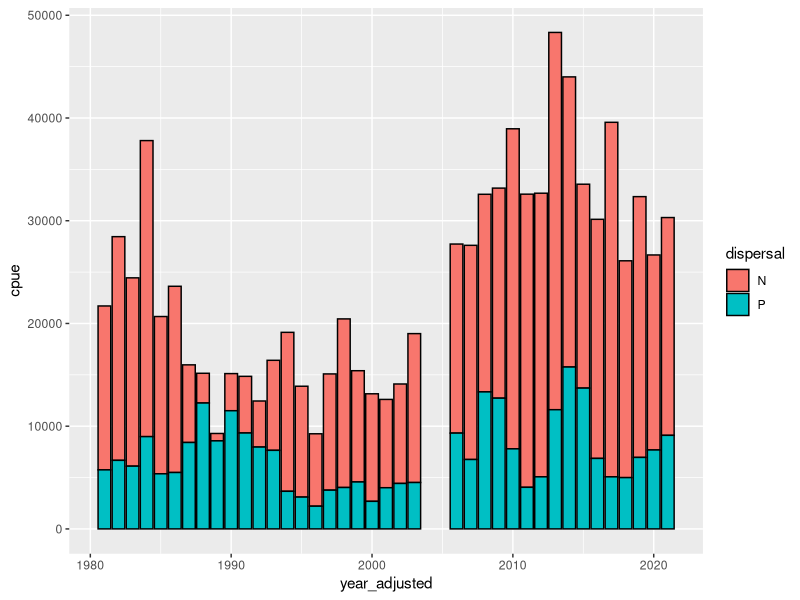
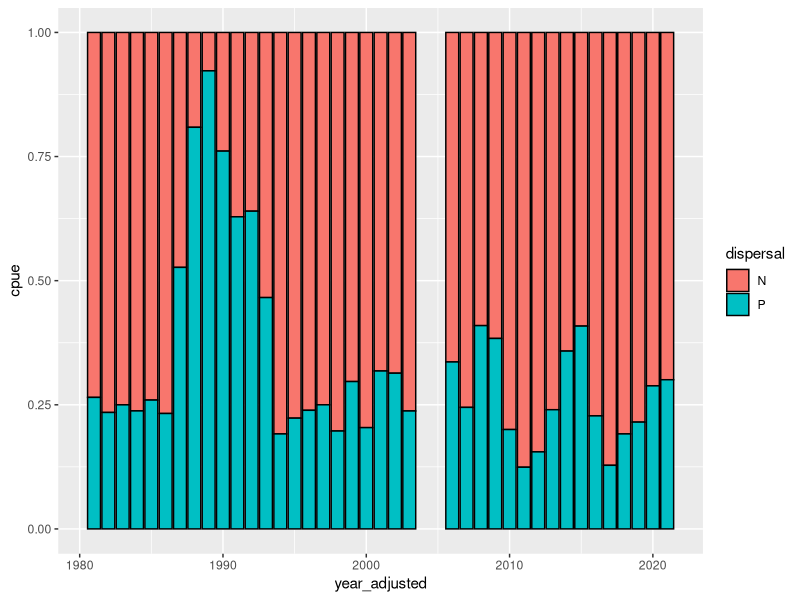
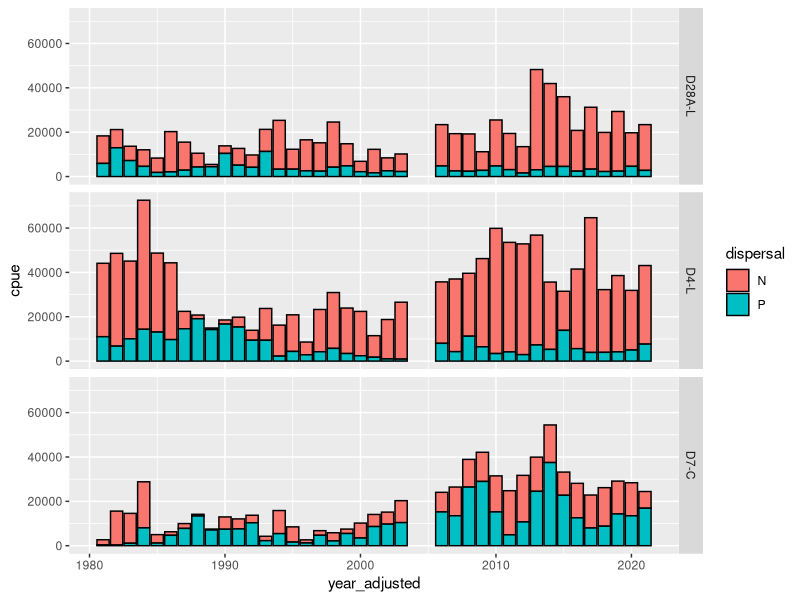
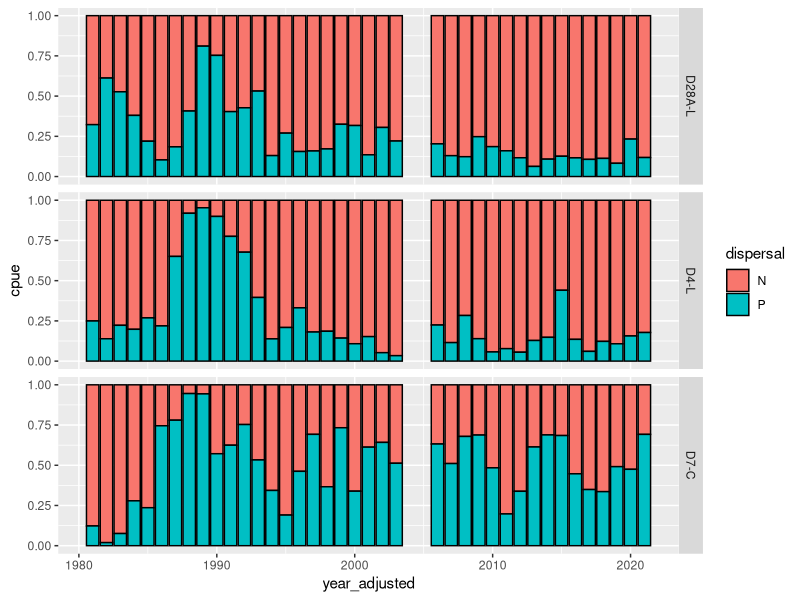
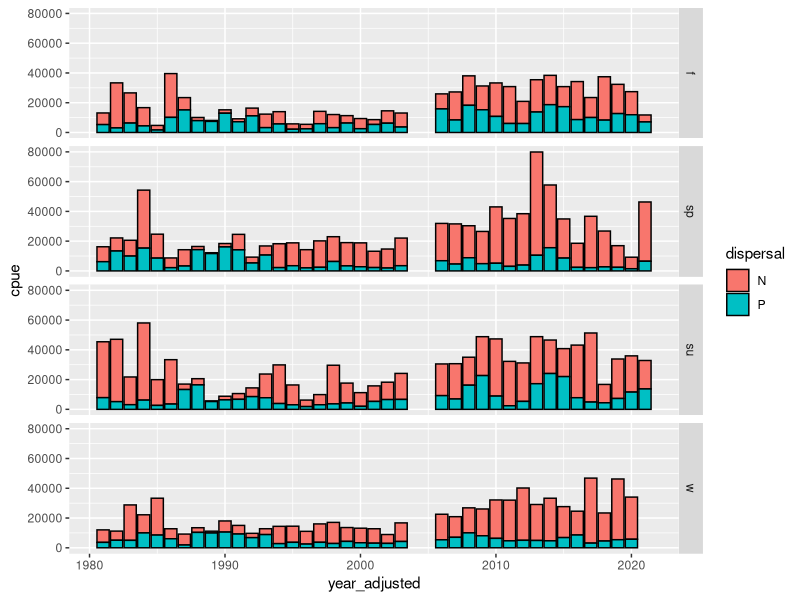
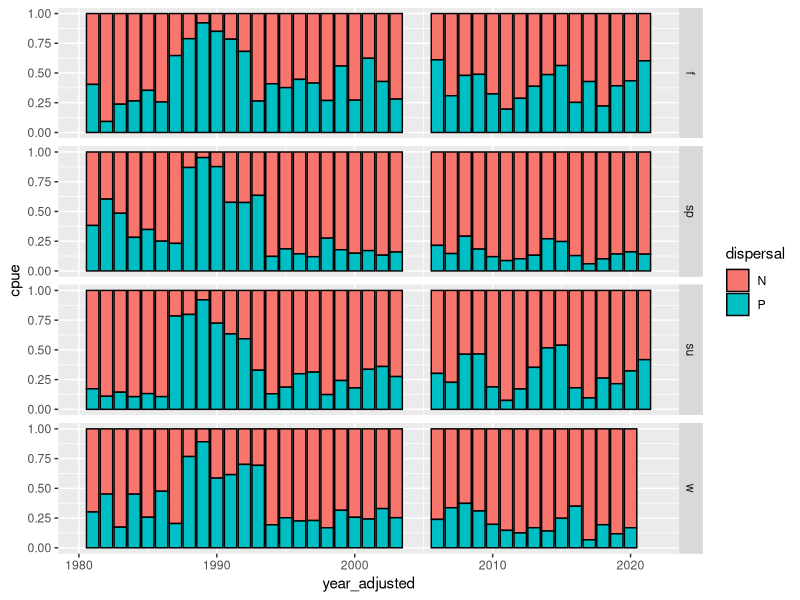
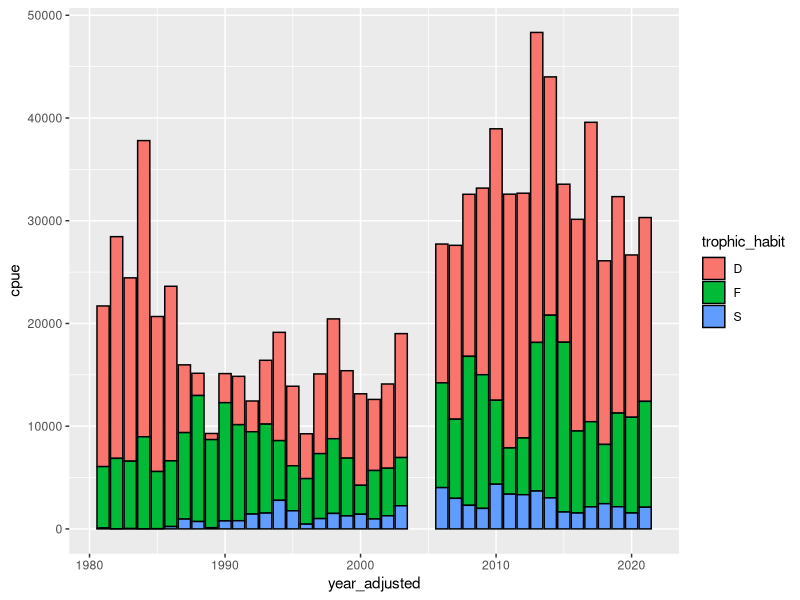
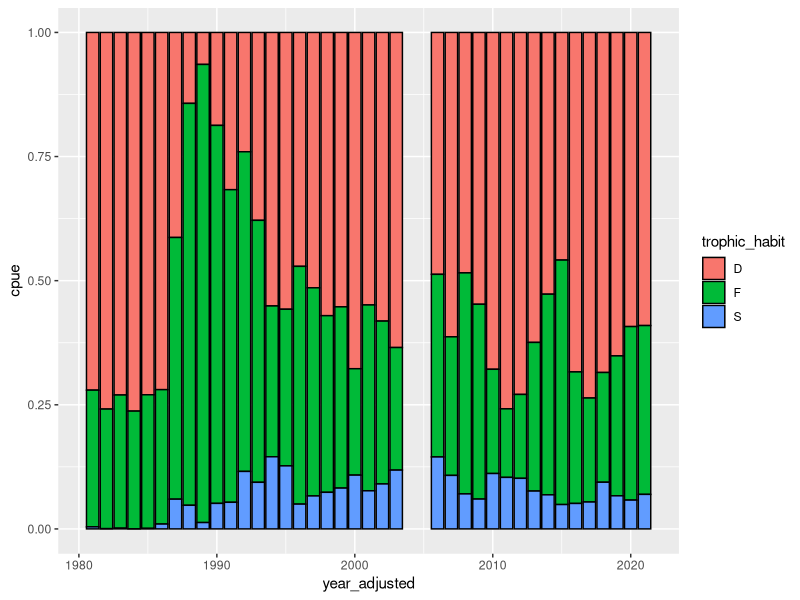

The R source for these figures, in order:
#Drought traits project
#Benthic invertebrates
#distribution of traits through time
#Leela Dixit

#packages----
#install.packages("tidyverse")
library(tidyverse)


#read in data----

#three taxa that are not IDed below family level
high_taxa <- c(1090, 1270, 1290 )

#three new taxa that don't have size data yet
new_taxa <- c(4740, 5130, 6565)

#abundances for the common 10 stn taxa by station and month (n = 66)
abund10stn <- read_csv("./benthic/data_output/benthic_common10_abundances_by_station.csv") %>% 
  #drop the three taxa that are not IDed below family level
  filter(!(organism_code %in% high_taxa) & !(organism_code %in% new_taxa))

#trait data for the common 10 stn taxa
#mostly just origin and size data but also more trait data for the 14 dominant taxa
traits <- read_csv("./benthic/data_output/benthic_common10_by_stn_trait_data_filled.csv") %>% 
  glimpse()


#format trait data----

#only keep planktonic larvae and trophic habit info
traits_pt <- traits %>%
  select(prop_d28, prop_d4, prop_d7,
         organism_code,
         native,
         target_taxon_name,
         trait,
         trait_value) %>%
  #only keeping dispersal and trophic habit trait data
  filter(trait %in% c("dispersal", "trophic_habit")) %>%
  #pivot trait values so they each have their own column
  pivot_wider(names_from = trait,
              values_from = trait_value)

#format abundance data and summarize it by trait data---------

#add season column
abund10stn_seas <- abund10stn %>% 
  mutate(
    #add season column
    season = as.factor(
      case_when(month==12 | month==1 | month==2 ~ "w"
                ,month==3 | month==4 | month==5 ~ "sp"
                ,month==6 | month==7 | month==8 ~ "su"
                ,month==9 | month==10 | month==11 ~ "f"
      )),.after = month) %>% 
  glimpse()

#join trait data to abundance data
abund_trait <- abund10stn_seas %>% 
  left_join(traits_pt) %>% 
  glimpse()

#trait/abund data without clams

clam <- c("6730","6890")

abund_trait_noclam <- abund_trait %>% 
  filter(!(organism_code %in% clam))




#with clams: sum CPUE by trait----

#sum station by dispersal
abund_trait_disp <- abund_trait %>% 
  #sum cpue within station by origin
  group_by(station_code,year_adjusted, season, dispersal) %>% 
  summarise(cpue = sum(mean_cpue),.groups ='drop') %>% 
  glimpse()

#sum station by trophic habit
abund_trait_tro <- abund_trait %>%
  #sum cpue within station by origin
  group_by(station_code,year_adjusted, season, trophic_habit) %>% 
  summarise(cpue = sum(mean_cpue),.groups ='drop') %>% 
  glimpse()

#sum station by dispersal and trophic habit
abund_trait_disp_tro <- abund_trait %>% 
  #sum cpue within station by origin
  group_by(station_code,year_adjusted, season, dispersal, trophic_habit) %>% 
  summarise(cpue = sum(mean_cpue),.groups ='drop') %>% 
  glimpse()


#mean CPUE at different time scales per trait----

#Dispersal
#sum by year and station for dispersal
abund_trait_disp_stn_yr <- abund_trait_disp %>% 
  group_by(station_code,year_adjusted, dispersal) %>% 
  summarise(cpue = mean(cpue),.groups ='drop') %>% 
  glimpse()

#sum by year and season for dispersal
abund_trait_disp_seas_yr <- abund_trait_disp %>% 
  group_by(year_adjusted, season, dispersal) %>% 
  summarise(cpue = mean(cpue),.groups ='drop') %>% 
  glimpse()

#summarize by year for dispersal
abund_trait_disp_yr <- abund_trait_disp %>% 
  group_by(year_adjusted, dispersal) %>% 
  summarise(cpue = mean(cpue),.groups ='drop') %>% 
  glimpse()

#trophic habit
#sum by year and station for trophic habit
abund_trait_tro_stn_yr <- abund_trait_tro %>% 
  group_by(station_code,year_adjusted, trophic_habit) %>% 
  summarise(cpue = mean(cpue),.groups ='drop') %>% 
  glimpse()

#sum by year and season for trophic habit
abund_trait_tro_seas_yr <- abund_trait_tro %>% 
  group_by(year_adjusted, season, trophic_habit) %>% 
  summarise(cpue = mean(cpue),.groups ='drop') %>% 
  glimpse()

#summarize by year for trophic habit
abund_trait_tro_yr <- abund_trait_tro %>% 
  group_by(year_adjusted, trophic_habit) %>% 
  summarise(cpue = mean(cpue),.groups ='drop') %>% 
  glimpse()

#mean CPUE at different time scales by both traits----

#summarize by year and station
abund_trait_disp_tro_stn_yr <- abund_trait_disp_tro %>% 
  group_by(station_code,year_adjusted, dispersal, trophic_habit) %>% 
  summarise(cpue = mean(cpue),.groups ='drop') %>% 
  glimpse()

#summarize by year and season
abund_trait_disp_tro_seas_yr <- abund_trait_disp_tro %>% 
  group_by(year_adjusted, season, dispersal, trophic_habit) %>% 
  summarise(cpue = mean(cpue),.groups ='drop') %>% 
  glimpse()

#summarize by year
abund_trait_disp_tro_yr <- abund_trait_disp_tro %>% 
  group_by(year_adjusted, dispersal, trophic_habit) %>% 
  summarise(cpue = mean(cpue),.groups ='drop') %>% 
  glimpse()


#dispersal plots----

#absolute abundance stacked bar plot by year
(plot_abund_disp_yr_abs <- ggplot(abund_trait_disp_yr, aes(x = year_adjusted, y = cpue, fill = dispersal))+
   geom_bar(stat = "identity", color = "black"))

#relative abundance stacked bar plot by year
(plot_abund_disp_yr_rel <- ggplot(abund_trait_disp_yr, aes(x = year_adjusted, y = cpue, fill = dispersal))+
    geom_bar(stat = "identity", position = "fill", color = "black"))

#very sharp increase in planktonic dispersal after introduction of clams, but surprising to see it drop pretty quickly

#absolute abundance stacked bar plot by station and year
(plot_abund_disp_stn_yr_abs <- ggplot(abund_trait_disp_stn_yr, aes(x = year_adjusted, y = cpue, fill = dispersal))+
    geom_bar(stat = "identity", color = "black")+
    facet_grid(station_code~.))
#D7 has most planktonic dispersal, makes sense with clams

#relative abundance stacked bar plot by station and year
(plot_abund_disp_stn_yr_rel <- ggplot(abund_trait_disp_stn_yr, aes(x = year_adjusted, y = cpue, fill = dispersal))+
    geom_bar(stat = "identity", position = "fill", color = "black")+
    facet_grid(station_code~.))
#increase in P in all, but drops in all but D7

#absolute abundance stacked bar plot by season and year
(plot_abund_disp_seas_yr_abs <- ggplot(abund_trait_disp_seas_yr, aes(x = year_adjusted, y = cpue, fill = dispersal))+
    geom_bar(stat = "identity", color = "black")+
    facet_grid(season~.))

#relative abundance stacked bar plot by season and year
(plot_abund_disp_seas_yr_rel <- ggplot(abund_trait_disp_seas_yr, aes(x = year_adjusted, y = cpue, fill = dispersal))+
    geom_bar(stat = "identity", position = "fill", color = "black")+
    facet_grid(season~.))


#trophic habit plots----

#absolute abundance stacked bar plot by year
(plot_abund_tro_yr_abs <- ggplot(abund_trait_tro_yr, aes(x = year_adjusted, y = cpue, fill = trophic_habit))+
   geom_bar(stat = "identity", color = "black"))

#relative abundance stacked bar plot by year
(plot_abund_tro_yr_rel <- ggplot(abund_trait_tro_yr, aes(x = year_adjusted, y = cpue, fill = trophic_habit))+
    geom_bar(stat = "identity", position = "fill", color = "black"))

#filter feeders boom with clams, but decrease over time. looks like their introduction allowed shredders to come into the system

#absolute abundance stacked bar plot by station and year
(plot_abund_tro_stn_yr_abs <- ggplot(abund_trait_tro_stn_yr, aes(x = year_adjusted, y = cpue, fill = trophic_habit))+
    geom_bar(stat = "identity", color = "black")+
    facet_grid(station_code~.))

#relative abundance stacked bar plot by station and year
(plot_abund_tro_stn_yr_rel <- ggplot(abund_trait_tro_stn_yr, aes(x = year_adjusted, y = cpue, fill = trophic_habit))+
    geom_bar(stat = "identity", position = "fill", color = "black")+
    facet_grid(station_code~.))

#shredders are mostly in D4 and D28...

#absolute abundance stacked bar plot by season and year
(plot_abund_tro_seas_yr_abs <- ggplot(abund_trait_tro_seas_yr, aes(x = year_adjusted, y = cpue, fill = trophic_habit))+
    geom_bar(stat = "identity", color = "black")+
    facet_grid(season~.))

#relative abundance stacked bar plot by season and year
(plot_abund_tro_seas_yr_rel <- ggplot(abund_trait_tro_seas_yr, aes(x = year_adjusted, y = cpue, fill = trophic_habit))+
    geom_bar(stat = "identity", position = "fill", color = "black")+
    facet_grid(season~.))

#trophic habit and dispersal plots----

#absolute abundance stacked bar plot by station and year
(plot_abund_disp_tro_stn_yr_abs <- ggplot(abund_trait_disp_tro_stn_yr, aes(x = year_adjusted, y = cpue, fill = trophic_habit))+
   geom_bar(stat = "identity", color = "black")+
   facet_grid(station_code~dispersal))

#relative abundance stacked bar plot by station and year
(plot_abund_disp_tro_stn_yr_rel <- ggplot(abund_trait_disp_tro_stn_yr, aes(x = year_adjusted, y = cpue, fill = trophic_habit))+
    geom_bar(stat = "identity", position = "fill", color = "black")+
    facet_grid(station_code~dispersal))

#absolute abundance stacked bar plot by season and year
(plot_abund_disp_tro_seas_yr_abs <- ggplot(abund_trait_disp_tro_seas_yr, aes(x = year_adjusted, y = cpue, fill = trophic_habit))+
    geom_bar(stat = "identity", color = "black")+
    facet_grid(season~dispersal))

#relative abundance stacked bar plot by season and year
(plot_abund_disp_tro_seas_yr_rel <- ggplot(abund_trait_disp_tro_seas_yr, aes(x = year_adjusted, y = cpue, fill = trophic_habit))+
    geom_bar(stat = "identity", position = "fill", color = "black")+
    facet_grid(season~dispersal))


#no clams: sum CPUE by trait----

#sum station by dispersal
abund_trait_noclam_disp <- abund_trait_noclam %>%
  #sum cpue within station by origin
  group_by(station_code,year_adjusted, season, dispersal) %>% 
  summarise(cpue = sum(mean_cpue),.groups ='drop') %>% 
  glimpse()

#sum station by trophic habit
abund_trait_noclam_tro <- abund_trait_noclam %>%
  #sum cpue within station by origin
  group_by(station_code,year_adjusted, season, trophic_habit) %>% 
  summarise(cpue = sum(mean_cpue),.groups ='drop') %>% 
  glimpse()

#summarize station data by origin and size
abund_trait_noclam_disp_tro <- abund_trait_noclam %>% 
  #sum cpue within station by origin
  group_by(station_code,year_adjusted, season, dispersal, trophic_habit) %>% 
  summarise(cpue = sum(mean_cpue),.groups ='drop') %>% 
  glimpse()

#no clams: mean CPUE by different time scales per trait----

#dispersal
#summarize by year and station for dispersal
abund_trait_noclam_disp_stn_yr <- abund_trait_noclam_disp %>% 
  group_by(station_code,year_adjusted, dispersal) %>% 
  summarise(cpue = mean(cpue),.groups ='drop') %>% 
  glimpse()

#summarize by year and season for dispersal
abund_trait_noclam_disp_seas_yr <- abund_trait_noclam_disp %>% 
  group_by(year_adjusted, season, dispersal) %>% 
  summarise(cpue = mean(cpue),.groups ='drop') %>% 
  glimpse()

#summarize by year for dispersal
abund_trait_noclam_disp_yr <- abund_trait_noclam_disp %>% 
  group_by(year_adjusted, dispersal) %>% 
  summarise(cpue = mean(cpue),.groups ='drop') %>% 
  glimpse()

#trophic habit
#summarize by year and station for trophic habit
abund_trait_noclam_tro_stn_yr <- abund_trait_noclam_tro %>% 
  group_by(station_code,year_adjusted, trophic_habit) %>% 
  summarise(cpue = mean(cpue),.groups ='drop') %>% 
  glimpse()

#summarize by year and season for trophic habit
abund_trait_noclam_tro_seas_yr <- abund_trait_noclam_tro %>% 
  group_by(year_adjusted, season, trophic_habit) %>% 
  summarise(cpue = mean(cpue),.groups ='drop') %>% 
  glimpse()

#summarize by year for trophic habit
abund_trait_noclam_tro_yr <- abund_trait_noclam_tro %>% 
  group_by(year_adjusted, trophic_habit) %>% 
  summarise(cpue = mean(cpue),.groups ='drop') %>% 
  glimpse()


#no clams: mean CPUE by different time scales by both trait----

#summarize by year and station
abund_trait_noclam_disp_tro_stn_yr <- abund_trait_noclam_disp_tro %>% 
  group_by(station_code,year_adjusted, dispersal, trophic_habit) %>% 
  summarise(cpue = mean(cpue),.groups ='drop') %>% 
  glimpse()

#summarize by year and season
abund_trait_noclam_disp_tro_seas_yr <- abund_trait_noclam_disp_tro %>% 
  group_by(year_adjusted, season, dispersal, trophic_habit) %>% 
  summarise(cpue = mean(cpue),.groups ='drop') %>% 
  glimpse()

#summarize by year
abund_trait_noclam_disp_tro_yr <- abund_trait_noclam_disp_tro %>% 
  group_by(year_adjusted, dispersal, trophic_habit) %>% 
  summarise(cpue = mean(cpue),.groups ='drop') %>% 
  glimpse()


#no clam: dispersal plot----

#absolute abundance stacked bar plot by year
(plot_abund_noclam_disp_yr_abs <- ggplot(abund_trait_noclam_disp_yr, aes(x = year_adjusted, y = cpue, fill = dispersal))+
   geom_bar(stat = "identity", color = "black"))

#relative abundance stacked bar plot by year
(plot_abund_noclam_disp_yr_rel <- ggplot(abund_trait_noclam_disp_yr, aes(x = year_adjusted, y = cpue, fill = dispersal))+
    geom_bar(stat = "identity", position = "fill", color = "black"))

#absolute abundance stacked bar plot by station and year
(plot_abund_noclam_disp_stn_yr_abs <- ggplot(abund_trait_noclam_disp_stn_yr, aes(x = year_adjusted, y = cpue, fill = dispersal))+
    geom_bar(stat = "identity", color = "black")+
    facet_grid(station_code~.))

#relative abundance stacked bar plot by station and year
(plot_abund_noclam_disp_stn_yr_rel <- ggplot(abund_trait_noclam_disp_stn_yr, aes(x = year_adjusted, y = cpue, fill = dispersal))+
    geom_bar(stat = "identity", position = "fill", color = "black")+
    facet_grid(station_code~.))

#absolute abundance stacked bar plot by season and year
(plot_abund_noclam_disp_seas_yr_abs <- ggplot(abund_trait_noclam_disp_seas_yr, aes(x = year_adjusted, y = cpue, fill = dispersal))+
    geom_bar(stat = "identity", color = "black")+
    facet_grid(season~.))

#relative abundance stacked bar plot by season and year
(plot_abund_noclam_disp_seas_yr_rel <- ggplot(abund_trait_noclam_disp_seas_yr, aes(x = year_adjusted, y = cpue, fill = dispersal))+
    geom_bar(stat = "identity", position = "fill", color = "black")+
    facet_grid(season~.))


#no clam: trophic habit plot----
#absolute abundance stacked bar plot by year
(plot_abund_noclam_tro_yr_abs <- ggplot(abund_trait_noclam_tro_yr, aes(x = year_adjusted, y = cpue, fill = trophic_habit))+
   geom_bar(stat = "identity", color = "black"))

#relative abundance stacked bar plot by year
(plot_abund_noclam_tro_yr_rel <- ggplot(abund_trait_noclam_tro_yr, aes(x = year_adjusted, y = cpue, fill = trophic_habit))+
    geom_bar(stat = "identity", position = "fill", color = "black"))


#absolute abundance stacked bar plot by station and year
(plot_abund_noclam_tro_stn_yr_abs <- ggplot(abund_trait_noclam_tro_stn_yr, aes(x = year_adjusted, y = cpue, fill = trophic_habit))+
    geom_bar(stat = "identity", color = "black")+
    facet_grid(station_code~.))

#relative abundance stacked bar plot by station and year
(plot_abund_noclam_tro_stn_yr_rel <- ggplot(abund_trait_noclam_tro_stn_yr, aes(x = year_adjusted, y = cpue, fill = trophic_habit))+
    geom_bar(stat = "identity", position = "fill", color = "black")+
    facet_grid(station_code~.))

#absolute abundance stacked bar plot by season and year
(plot_abund_noclam_tro_seas_yr_abs <- ggplot(abund_trait_noclam_tro_seas_yr, aes(x = year_adjusted, y = cpue, fill = trophic_habit))+
    geom_bar(stat = "identity", color = "black")+
    facet_grid(season~.))

#relative abundance stacked bar plot by season and year
(plot_abund_noclam_tro_seas_yr_rel <- ggplot(abund_trait_noclam_tro_seas_yr, aes(x = year_adjusted, y = cpue, fill = trophic_habit))+
    geom_bar(stat = "identity", position = "fill", color = "black")+
    facet_grid(season~.))

#no clam: trophic habit and dispersal plots----

#absolute abundance stacked bar plot by year
(plot_abund_noclam_disp_tro_yr_abs <- ggplot(abund_trait_noclam_disp_tro_yr, aes(x = year_adjusted, y = cpue, fill = trophic_habit))+
   geom_bar(stat = "identity", color = "black")+
   facet_grid(dispersal~.))

#relative abundance stacked bar plot by year
(plot_abund_noclam_disp_tro_yr_rel <- ggplot(abund_trait_noclam_disp_tro_yr, aes(x = year_adjusted, y = cpue, fill = trophic_habit))+
    geom_bar(stat = "identity", position = "fill", color = "black")+
    facet_grid(dispersal~.))

#absolute abundance stacked bar plot by station and year
(plot_abund_noclam_disp_tro_stn_yr_abs <- ggplot(abund_trait_noclam_disp_tro_stn_yr, aes(x = year_adjusted, y = cpue, fill = trophic_habit))+
    geom_bar(stat = "identity", color = "black")+
    facet_grid(station_code~dispersal))

#relative abundance stacked bar plot by station and year
(plot_abund_noclam_disp_tro_stn_yr_rel <- ggplot(abund_trait_noclam_disp_tro_stn_yr, aes(x = year_adjusted, y = cpue, fill = trophic_habit))+
    geom_bar(stat = "identity", position = "fill", color = "black")+
    facet_grid(station_code~dispersal))

#absolute abundance stacked bar plot by season and year
(plot_abund_noclam_disp_tro_seas_yr_abs <- ggplot(abund_trait_noclam_disp_tro_seas_yr, aes(x = year_adjusted, y = cpue, fill = trophic_habit))+
    geom_bar(stat = "identity", color = "black")+
    facet_grid(season~dispersal))

#relative abundance stacked bar plot by season and year
(plot_abund_noclam_disp_tro_seas_yr_rel <- ggplot(abund_trait_noclam_disp_tro_seas_yr, aes(x = year_adjusted, y = cpue, fill = trophic_habit))+
    geom_bar(stat = "identity", position = "fill", color = "black")+
    facet_grid(season~dispersal))

#community composition by station----
#community compostion by station, pre and post clam invasion----